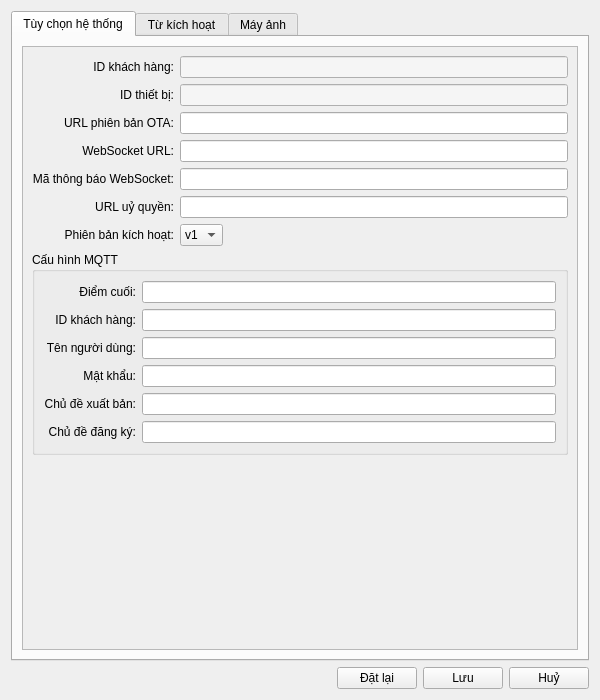
<?xml version="1.0" encoding="UTF-8"?>
<ui version="4.0">
 <class>SettingsWindow</class>
 <widget class="QDialog" name="SettingsWindow">
  <property name="geometry">
   <rect>
    <x>0</x>
    <y>0</y>
    <width>600</width>
    <height>700</height>
   </rect>
  </property>
  <property name="windowTitle">
   <string>Cấu hình tham số</string>
  </property>
  <property name="modal">
   <bool>true</bool>
  </property>
  <layout class="QVBoxLayout" name="verticalLayout">
   <item>
    <widget class="QTabWidget" name="tabWidget">
     <property name="currentIndex">
      <number>0</number>
     </property>
     <widget class="QWidget" name="system_tab">
      <attribute name="title">
       <string>Tùy chọn hệ thống</string>
      </attribute>
      <layout class="QVBoxLayout" name="system_layout">
       <item>
        <widget class="QScrollArea" name="system_scroll">
         <property name="widgetResizable">
          <bool>true</bool>
         </property>
         <widget class="QWidget" name="system_content">
          <property name="geometry">
           <rect>
            <x>0</x>
            <y>0</y>
            <width>574</width>
            <height>474</height>
           </rect>
          </property>
          <layout class="QFormLayout" name="system_form">
           <property name="labelAlignment">
            <set>Qt::AlignRight|Qt::AlignVCenter</set>
           </property>
           <property name="fieldGrowthPolicy">
            <enum>QFormLayout::ExpandingFieldsGrow</enum>
           </property>
           <item row="0" column="0">
            <widget class="QLabel" name="client_id_label">
             <property name="text">
              <string>ID khách hàng:</string>
             </property>
             <property name="alignment">
              <set>Qt::AlignRight|Qt::AlignVCenter</set>
             </property>
            </widget>
           </item>
           <item row="0" column="1">
            <widget class="QLineEdit" name="client_id_edit">
             <property name="readOnly">
              <bool>true</bool>
             </property>
             <property name="styleSheet">
              <string>background-color: #f5f5f5;</string>
             </property>
            </widget>
           </item>
           <item row="1" column="0">
            <widget class="QLabel" name="device_id_label">
             <property name="text">
              <string>ID thiết bị:</string>
             </property>
             <property name="alignment">
              <set>Qt::AlignRight|Qt::AlignVCenter</set>
             </property>
            </widget>
           </item>
           <item row="1" column="1">
            <widget class="QLineEdit" name="device_id_edit">
             <property name="readOnly">
              <bool>true</bool>
             </property>
             <property name="styleSheet">
              <string>background-color: #f5f5f5;</string>
             </property>
            </widget>
           </item>
           <item row="2" column="0">
            <widget class="QLabel" name="ota_url_label">
             <property name="text">
              <string>URL phiên bản OTA:</string>
             </property>
             <property name="alignment">
              <set>Qt::AlignRight|Qt::AlignVCenter</set>
             </property>
            </widget>
           </item>
           <item row="2" column="1">
            <widget class="QLineEdit" name="ota_url_edit"/>
           </item>
           <item row="3" column="0">
            <widget class="QLabel" name="websocket_url_label">
             <property name="text">
              <string>WebSocket URL:</string>
             </property>
             <property name="alignment">
              <set>Qt::AlignRight|Qt::AlignVCenter</set>
             </property>
            </widget>
           </item>
           <item row="3" column="1">
            <widget class="QLineEdit" name="websocket_url_edit"/>
           </item>
           <item row="4" column="0">
            <widget class="QLabel" name="websocket_token_label">
             <property name="text">
              <string>Mã thông báo WebSocket:</string>
             </property>
             <property name="alignment">
              <set>Qt::AlignRight|Qt::AlignVCenter</set>
             </property>
            </widget>
           </item>
           <item row="4" column="1">
            <widget class="QLineEdit" name="websocket_token_edit"/>
           </item>
           <item row="5" column="0">
            <widget class="QLabel" name="authorization_url_label">
             <property name="text">
              <string>URL uỷ quyền:</string>
             </property>
             <property name="alignment">
              <set>Qt::AlignRight|Qt::AlignVCenter</set>
             </property>
            </widget>
           </item>
           <item row="5" column="1">
            <widget class="QLineEdit" name="authorization_url_edit"/>
           </item>
           <item row="6" column="0">
            <widget class="QLabel" name="activation_version_label">
             <property name="text">
              <string>Phiên bản kích hoạt:</string>
             </property>
             <property name="alignment">
              <set>Qt::AlignRight|Qt::AlignVCenter</set>
             </property>
            </widget>
           </item>
           <item row="6" column="1">
            <widget class="QComboBox" name="activation_version_combo">
             <item>
              <property name="text">
               <string>v1</string>
              </property>
             </item>
             <item>
              <property name="text">
               <string>v2</string>
              </property>
             </item>
            </widget>
           </item>
           <item row="7" column="0" colspan="2">
            <widget class="QGroupBox" name="mqtt_group">
             <property name="title">
              <string>Cấu hình MQTT</string>
             </property>
             <layout class="QFormLayout" name="mqtt_form">
              <property name="labelAlignment">
               <set>Qt::AlignRight|Qt::AlignVCenter</set>
              </property>
              <property name="fieldGrowthPolicy">
               <enum>QFormLayout::ExpandingFieldsGrow</enum>
              </property>
              <item row="0" column="0">
               <widget class="QLabel" name="mqtt_endpoint_label">
                <property name="text">
                 <string>Điểm cuối:</string>
                </property>
                <property name="alignment">
                 <set>Qt::AlignRight|Qt::AlignVCenter</set>
                </property>
               </widget>
              </item>
              <item row="0" column="1">
               <widget class="QLineEdit" name="mqtt_endpoint_edit"/>
              </item>
              <item row="1" column="0">
               <widget class="QLabel" name="mqtt_client_id_label">
                <property name="text">
                 <string>ID khách hàng:</string>
                </property>
                <property name="alignment">
                 <set>Qt::AlignRight|Qt::AlignVCenter</set>
                </property>
               </widget>
              </item>
              <item row="1" column="1">
               <widget class="QLineEdit" name="mqtt_client_id_edit"/>
              </item>
              <item row="2" column="0">
               <widget class="QLabel" name="mqtt_username_label">
                <property name="text">
                 <string>Tên người dùng:</string>
                </property>
                <property name="alignment">
                 <set>Qt::AlignRight|Qt::AlignVCenter</set>
                </property>
               </widget>
              </item>
              <item row="2" column="1">
               <widget class="QLineEdit" name="mqtt_username_edit"/>
              </item>
              <item row="3" column="0">
               <widget class="QLabel" name="mqtt_password_label">
                <property name="text">
                 <string>Mật khẩu:</string>
                </property>
                <property name="alignment">
                 <set>Qt::AlignRight|Qt::AlignVCenter</set>
                </property>
               </widget>
              </item>
              <item row="3" column="1">
               <widget class="QLineEdit" name="mqtt_password_edit">
                <property name="echoMode">
                 <enum>QLineEdit::Password</enum>
                </property>
               </widget>
              </item>
              <item row="4" column="0">
               <widget class="QLabel" name="mqtt_publish_topic_label">
                <property name="text">
                 <string>Chủ đề xuất bản:</string>
                </property>
                <property name="alignment">
                 <set>Qt::AlignRight|Qt::AlignVCenter</set>
                </property>
               </widget>
              </item>
              <item row="4" column="1">
               <widget class="QLineEdit" name="mqtt_publish_topic_edit"/>
              </item>
              <item row="5" column="0">
               <widget class="QLabel" name="mqtt_subscribe_topic_label">
                <property name="text">
                 <string>Chủ đề đăng ký:</string>
                </property>
                <property name="alignment">
                 <set>Qt::AlignRight|Qt::AlignVCenter</set>
                </property>
               </widget>
              </item>
              <item row="5" column="1">
               <widget class="QLineEdit" name="mqtt_subscribe_topic_edit"/>
              </item>
             </layout>
            </widget>
           </item>
          </layout>
         </widget>
        </widget>
       </item>
      </layout>
     </widget>
     <widget class="QWidget" name="wake_word_tab">
      <attribute name="title">
       <string>Từ kích hoạt</string>
      </attribute>
      <layout class="QVBoxLayout" name="wake_word_layout">
       <item>
        <widget class="QScrollArea" name="wake_word_scroll">
         <property name="widgetResizable">
          <bool>true</bool>
         </property>
         <widget class="QWidget" name="wake_word_content">
          <property name="geometry">
           <rect>
            <x>0</x>
            <y>0</y>
            <width>574</width>
            <height>262</height>
           </rect>
          </property>
          <layout class="QFormLayout" name="wake_word_form">
           <property name="labelAlignment">
            <set>Qt::AlignRight|Qt::AlignVCenter</set>
           </property>
           <property name="fieldGrowthPolicy">
            <enum>QFormLayout::ExpandingFieldsGrow</enum>
           </property>
           <item row="0" column="0">
            <widget class="QLabel" name="use_wake_word_label">
             <property name="text">
              <string>Bật từ kích hoạt:</string>
             </property>
             <property name="alignment">
              <set>Qt::AlignRight|Qt::AlignVCenter</set>
             </property>
            </widget>
           </item>
           <item row="0" column="1">
            <widget class="QCheckBox" name="use_wake_word_check"/>
           </item>
           <item row="1" column="0">
            <widget class="QLabel" name="model_path_label">
             <property name="text">
              <string>Đường dẫn mô hình:</string>
             </property>
             <property name="alignment">
              <set>Qt::AlignRight|Qt::AlignVCenter</set>
             </property>
            </widget>
           </item>
           <item row="1" column="1">
            <layout class="QHBoxLayout" name="model_path_layout">
             <item>
              <widget class="QLineEdit" name="model_path_edit"/>
             </item>
             <item>
              <widget class="QPushButton" name="model_path_btn">
               <property name="text">
                <string>Duyệt</string>
               </property>
              </widget>
             </item>
            </layout>
           </item>
           <item row="2" column="0">
            <widget class="QLabel" name="wake_words_label">
             <property name="text">
              <string>Danh sách từ kích hoạt:</string>
             </property>
             <property name="alignment">
              <set>Qt::AlignRight|Qt::AlignTop</set>
             </property>
            </widget>
           </item>
           <item row="2" column="1">
            <layout class="QVBoxLayout" name="wake_words_layout">
             <item>
              <widget class="QTextEdit" name="wake_words_edit">
               <property name="maximumSize">
                <size>
                 <width>16777215</width>
                 <height>100</height>
                </size>
               </property>
               <property name="placeholderText">
                <string>Mỗi dòng một từ kích hoạt</string>
               </property>
              </widget>
             </item>
             <item>
              <widget class="QLabel" name="wake_words_hint">
               <property name="text">
                <string>Gợi ý: nhập mỗi dòng một từ kích hoạt, ví dụ "hey computer"</string>
               </property>
               <property name="styleSheet">
                <string>color: #666; font-size: 11px;</string>
               </property>
              </widget>
             </item>
            </layout>
           </item>
          </layout>
         </widget>
        </widget>
       </item>
      </layout>
     </widget>
     <widget class="QWidget" name="camera_tab">
      <attribute name="title">
       <string>Máy ảnh</string>
      </attribute>
      <layout class="QVBoxLayout" name="camera_layout">
       <item>
        <widget class="QScrollArea" name="camera_scroll">
         <property name="widgetResizable">
          <bool>true</bool>
         </property>
         <widget class="QWidget" name="camera_content">
          <property name="geometry">
           <rect>
            <x>0</x>
            <y>0</y>
            <width>574</width>
            <height>345</height>
           </rect>
          </property>
          <layout class="QFormLayout" name="camera_form">
           <property name="labelAlignment">
            <set>Qt::AlignRight|Qt::AlignVCenter</set>
           </property>
           <property name="fieldGrowthPolicy">
            <enum>QFormLayout::ExpandingFieldsGrow</enum>
           </property>
           <item row="0" column="0">
            <widget class="QLabel" name="camera_index_label">
             <property name="text">
              <string>Chỉ số máy ảnh:</string>
             </property>
             <property name="alignment">
              <set>Qt::AlignRight|Qt::AlignVCenter</set>
             </property>
            </widget>
           </item>
           <item row="0" column="1">
            <widget class="QSpinBox" name="camera_index_spin">
             <property name="minimum">
              <number>0</number>
             </property>
             <property name="maximum">
              <number>10</number>
             </property>
            </widget>
           </item>
           <item row="1" column="0">
            <widget class="QLabel" name="frame_width_label">
             <property name="text">
              <string>Bề rộng khung hình:</string>
             </property>
             <property name="alignment">
              <set>Qt::AlignRight|Qt::AlignVCenter</set>
             </property>
            </widget>
           </item>
           <item row="1" column="1">
            <widget class="QSpinBox" name="frame_width_spin">
             <property name="minimum">
              <number>320</number>
             </property>
             <property name="maximum">
              <number>1920</number>
             </property>
             <property name="singleStep">
              <number>10</number>
             </property>
             <property name="value">
              <number>640</number>
             </property>
            </widget>
           </item>
           <item row="2" column="0">
            <widget class="QLabel" name="frame_height_label">
             <property name="text">
              <string>Chiều cao khung hình:</string>
             </property>
             <property name="alignment">
              <set>Qt::AlignRight|Qt::AlignVCenter</set>
             </property>
            </widget>
           </item>
           <item row="2" column="1">
            <widget class="QSpinBox" name="frame_height_spin">
             <property name="minimum">
              <number>240</number>
             </property>
             <property name="maximum">
              <number>1080</number>
             </property>
             <property name="singleStep">
              <number>10</number>
             </property>
             <property name="value">
              <number>480</number>
             </property>
            </widget>
           </item>
           <item row="3" column="0">
            <widget class="QLabel" name="fps_label">
             <property name="text">
              <string>Tốc độ khung hình:</string>
             </property>
             <property name="alignment">
              <set>Qt::AlignRight|Qt::AlignVCenter</set>
             </property>
            </widget>
           </item>
           <item row="3" column="1">
            <widget class="QSpinBox" name="fps_spin">
             <property name="minimum">
              <number>1</number>
             </property>
             <property name="maximum">
              <number>60</number>
             </property>
             <property name="value">
              <number>30</number>
             </property>
            </widget>
           </item>
           <item row="4" column="0">
            <widget class="QLabel" name="local_vl_url_label">
             <property name="text">
              <string>URL VL cục bộ:</string>
             </property>
             <property name="alignment">
              <set>Qt::AlignRight|Qt::AlignVCenter</set>
             </property>
            </widget>
           </item>
           <item row="4" column="1">
            <widget class="QLineEdit" name="local_vl_url_edit"/>
           </item>
           <item row="5" column="0">
            <widget class="QLabel" name="vl_api_key_label">
             <property name="text">
              <string>Khoá API VL:</string>
             </property>
             <property name="alignment">
              <set>Qt::AlignRight|Qt::AlignVCenter</set>
             </property>
            </widget>
           </item>
           <item row="5" column="1">
            <widget class="QLineEdit" name="vl_api_key_edit">
             <property name="echoMode">
              <enum>QLineEdit::Password</enum>
             </property>
            </widget>
           </item>
           <item row="6" column="0">
            <widget class="QLabel" name="models_label">
             <property name="text">
              <string>Mô hình:</string>
             </property>
             <property name="alignment">
              <set>Qt::AlignRight|Qt::AlignVCenter</set>
             </property>
            </widget>
           </item>
           <item row="6" column="1">
            <widget class="QLineEdit" name="models_edit"/>
           </item>
          </layout>
         </widget>
        </widget>
       </item>
      </layout>
     </widget>
    </widget>
   </item>
   <item>
    <layout class="QHBoxLayout" name="button_layout">
     <item>
      <spacer name="button_spacer">
       <property name="orientation">
        <enum>Qt::Horizontal</enum>
       </property>
       <property name="sizeHint" stdset="0">
        <size>
         <width>40</width>
         <height>20</height>
        </size>
       </property>
      </spacer>
     </item>
     <item>
      <widget class="QPushButton" name="reset_btn">
       <property name="text">
        <string>Đặt lại</string>
       </property>
      </widget>
     </item>
     <item>
      <widget class="QPushButton" name="save_btn">
       <property name="text">
        <string>Lưu</string>
       </property>
      </widget>
     </item>
     <item>
      <widget class="QPushButton" name="cancel_btn">
       <property name="text">
        <string>Huỷ</string>
       </property>
      </widget>
     </item>
    </layout>
   </item>
  </layout>
 </widget>
 <resources/>
 <connections/>
</ui>
